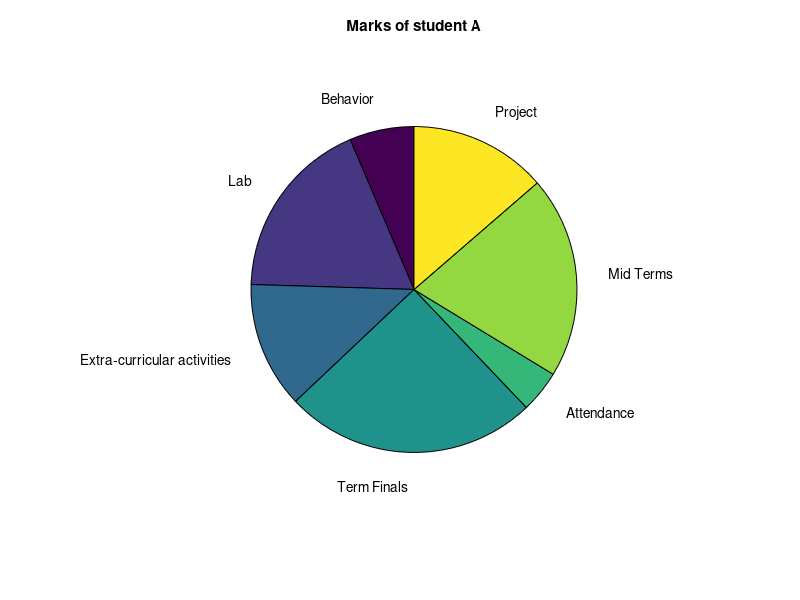

This figure's MATLAB source:
EE_marks= [23 65 45 90 15 72 49];
pie(EE_marks,{'Behavior','Lab','Extra-curricular activities', ...
    'Term Finals','Attendance','Mid Terms','Project'});
title('Marks of student A');